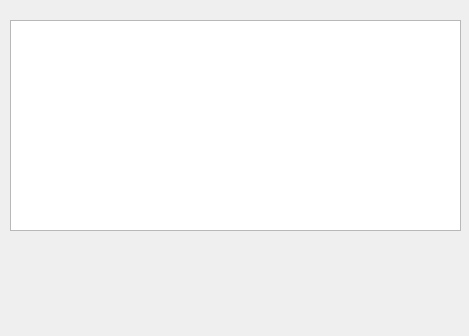
<?xml version="1.0" encoding="UTF-8"?>
<ui version="4.0">
 <class>Dialog</class>
 <widget class="QDialog" name="Dialog">
  <property name="geometry">
   <rect>
    <x>0</x>
    <y>0</y>
    <width>469</width>
    <height>336</height>
   </rect>
  </property>
  <property name="windowTitle">
   <string>Dialog</string>
  </property>
  <widget class="QTextBrowser" name="tb">
   <property name="geometry">
    <rect>
     <x>10</x>
     <y>20</y>
     <width>451</width>
     <height>211</height>
    </rect>
   </property>
  </widget>
 </widget>
 <resources/>
 <connections/>
</ui>
